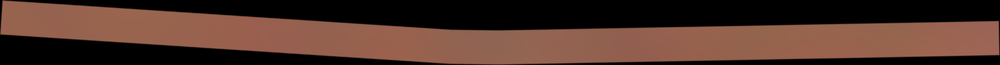
#> input picture data/users/aniket/pipeline/LHS_KMLs/LHS_images/LHS_L1/Chainage_0.400_to_0.500_LHS_L1.png, 1000 x 65 px, shrunk from 2212 x 144 before the run
$ python 3.py ../data/users/aniket/pipeline/LHS_KMLs/LHS_images/LHS_L1 out.png
#> lines starting #> are read from the running program, lines starting #| are printed output that depends on the picture
import cv2
import numpy as np
import os
import shutil
import sys
from pathlib import Path

# ===========================================================
# Set your paths here
# ===========================================================
INPUT_FOLDER = sys.argv[1] if len(sys.argv) > 1 else r"C:\Users\Tukaram.Tanpure\Desktop\Satellite_images_rename_rotate\RHS__L3\IMAGES_ALL_3"

OUTPUT_BASE = sys.argv[2] if len(sys.argv) > 2 else r"C:\Users\Tukaram.Tanpure\Desktop\Satellite_images_rename_rotate\RHS__L3\IMAGES_ALL_4_SORTED"

SLANTED_FOLDER = os.path.join(OUTPUT_BASE, "SLANTED")
STRAIGHT_FOLDER = os.path.join(OUTPUT_BASE, "STRAIGHT")
NONE_FOLDER = os.path.join(OUTPUT_BASE, "NONE_IMG")

# Create output folders
Path(SLANTED_FOLDER).mkdir(parents=True, exist_ok=True)
Path(STRAIGHT_FOLDER).mkdir(parents=True, exist_ok=True)
Path(NONE_FOLDER).mkdir(parents=True, exist_ok=True)

# ===========================================================
# Function: detect angle
# ===========================================================

def get_line_angle(image_path):
    img = cv2.imread(image_path)
#> img is the input picture: shape (65, 1000, 3); mean B, G, R 41.5, 51.6, 78.9
    if img is None:
        return None

    gray = cv2.cvtColor(img, cv2.COLOR_BGR2GRAY)
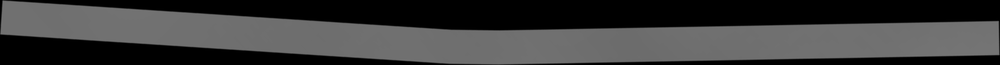
#> gray: shape (65, 1000); min 0, max 121, mean 58.6

    # Improve edge detection (more robust)
    edges = cv2.Canny(gray, 30, 200)
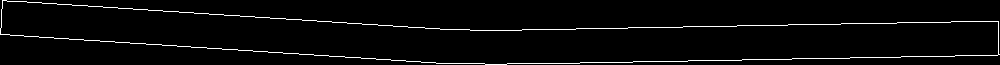
#> edges: shape (65, 1000); 3.2% white in thin lines or dots

    # Detect lines
    lines = cv2.HoughLines(edges, 1, np.pi/180, 80)
#> lines = [[38, 1.55], [72, 1.55], [-1, 1.64], [33, 1.64], [63, 1.57], [4, 1.62], [38, 1.62], [1, 1.62], [36, 1.62], [29, 1.57]]

    if lines is None:
        return None

    # Take first strong line
    rho, theta = lines[0][0]
#> rho = 38; theta = 1.55
    angle = np.degrees(theta)
#> angle = 89

    # Normalize angle (-90 to +90)
    if angle > 90:
        angle -= 180

    return angle

# ===========================================================
# Main process
# ===========================================================

total = 0
slanted_count = 0
straight_count = 0
none_count = 0

print("Starting image classification...\n")

for file in os.listdir(INPUT_FOLDER):

    if not file.lower().endswith(('.jpg', '.jpeg', '.png', '.bmp')):
        continue

    total += 1
    file_path = os.path.join(INPUT_FOLDER, file)

    angle = get_line_angle(file_path)
#> angle = 89

    # =======================================================
    # No line detected -> NONE folder
    # =======================================================
    if angle is None:
        print(f"{file} -> No line detected -> NONE")
        destination = os.path.join(NONE_FOLDER, file)
        shutil.copy(file_path, destination)
        none_count += 1
        continue

    print(f"{file} -> Angle: {angle:.2f}")
#| Chainage_0.400_to_0.500_LHS_L1.png -> Angle: 89.00

    # =======================================================
    # Classification logic
    # =======================================================

    if -10 <= angle <= 10 or 80 <= abs(angle) <= 100:
        destination = os.path.join(STRAIGHT_FOLDER, file)
        straight_count += 1
        print("-> STRAIGHT")
    else:
        destination = os.path.join(SLANTED_FOLDER, file)
        slanted_count += 1
        print("-> SLANTED")

    shutil.copy(file_path, destination)
#> pass 2 of the loop `for file in os.listdir(INPUT_FOLDER):`:
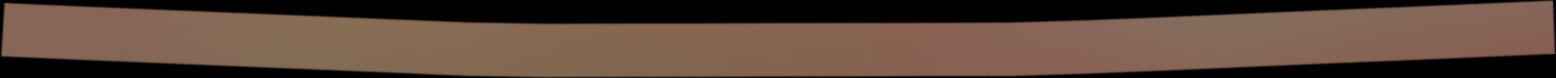
#> input picture data/users/aniket/pipeline/LHS_KMLs/LHS_images/LHS_L1/Chainage_0.900_to_1.000_LHS_L1.png, 1556 x 78 px
#> in get_line_angle, img is the input picture: shape (78, 1556, 3); mean B, G, R 57.8, 69.7, 91.4
#> in get_line_angle (call 2), `gray = cv2.cvtColor(img, cv2.COLOR_BGR2GRAY)`:
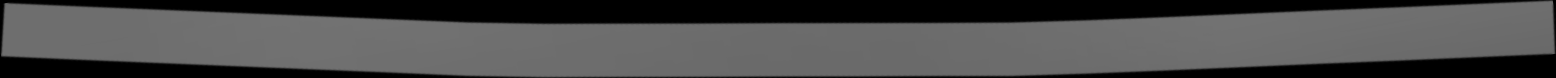
#> gray: shape (78, 1556); min 0, max 115, mean 74.8
#> in get_line_angle (call 2), `edges = cv2.Canny(gray, 30, 200)`:
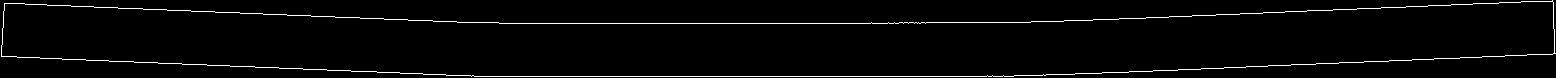
#> edges: shape (78, 1556); 2.6% white in thin lines or dots
#> lines = 25 rows, first 8: [76, 1.57], [23, 1.57], [4, 1.61], [57, 1.54], [58, 1.61], [111, 1.54], [109, 1.54], [38, 1.55]
#> rho = 76; theta = 1.57
#> in get_line_angle (call 2), `angle = np.degrees(theta)`: angle = 90
#| Chainage_0.900_to_1.000_LHS_L1.png -> Angle: 90.00

# ===========================================================
# Final summary
# ===========================================================

print("\n====================================")
print(f"TOTAL IMAGES: {total}")
print(f"STRAIGHT: {straight_count}")
print(f"SLANTED: {slanted_count}")
print(f"NONE (No Line Detected): {none_count}")
print("DONE! Images separated successfully.")
